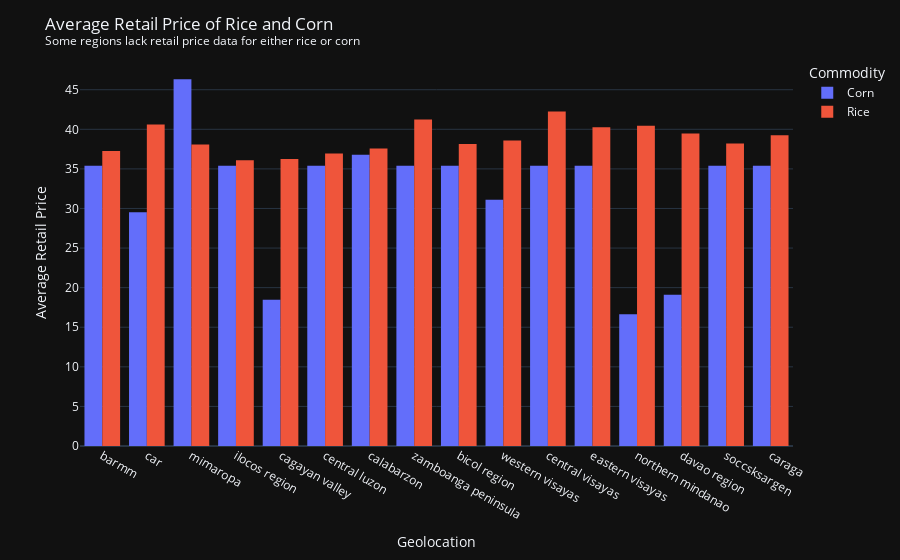

Notebook source saved alongside this figure:
### Markdown cell above
### Hypothesis Testing
The following hypotheses are tested at **0.05 level of signficance** (alpha=0.05):
- **H0.1:** There is no significant difference in the productivity of major food crops when grouped according to their crop type, geolocation, and/or market profile.
- **H0.2:** There is no significant relationship between market conditions and food crop production.

#### H0.1 Significant Difference Test using Two-sample t-Test
Tested significant difference between features of rice and corn when grouped according to geolocation.

### Code cell
# @title Hypotheses Testing H0.1 Significant Difference Test using Two-sample t-Test
from termcolor import cprint

def p_report(p: int) -> str|int:
    if p >= 0.001:
        return round(p, 3)
    else:
        return "<0.001"

# NOTE: pearson|kendall|spearman
grouped = df[["Commodity", "Geolocation", "Retail Price"]].copy()
imputer(grouped, 2)
grouped = grouped.groupby(["Commodity", "Geolocation"])["Retail Price"].mean()
grouped = pd.DataFrame(grouped).reset_index()
grouped = grouped[grouped.Geolocation != "philippines"]
grouped["Geolocation"] = grouped["Geolocation"].replace(region_long_to_short)

fig = px.histogram(grouped, x="Geolocation", y="Retail Price",
             color='Commodity', barmode='group')
fig.update_layout(template="plotly_dark", xaxis_title="Geolocation", yaxis_title = "Average Retail Price",
                  title="Average Retail Price of Rice and Corn<br><sup>Some regions lack retail price data for either rice or corn</sup>")
fig.update_traces(hovertemplate=("Geolocation: %{x}<br><b>Avg. retail price: %{y}</b><extra></extra>"))
fig.show()

fig_to_div(fig, "plots/annual-regional/ALL_bar_retail-loc_div.html")
fig_to_html(fig, "plots/annual-regional/ALL_bar_retail-loc.html")
fig_to_png(fig, "plots/annual-regional/ALL_bar_retail-loc.png")

# Agrimarket Indicators for Annual-Regional Data
# Is there a significant difference in commodity retail prices when grouped according to geolocation?
tdf = pd.concat([df.iloc[:, 0:6], df.iloc[:, 8:13]], axis=1).dropna()
tdf = tdf[tdf.Geolocation != "philippines"]
indicators = tdf.columns[3:]
cprint("Indicators tested are:", "blue")
print(*indicators, sep="\n")
alpha = 0.05

rice = tdf[tdf["Commodity"] == "Rice"]
corn = tdf[tdf["Commodity"] == "Corn"]
results = pd.DataFrame(columns=["Commodity A", "Commodity B", "Grouping", "Feature", "t-stat", "p-value", "SigDiff"])
for loc in tdf["Geolocation"].unique():
    tdf_ = tdf[tdf["Geolocation"] == loc]
    for var in tdf.columns[3:]:
        rice_var = rice[var]
        corn_var = corn[var]

        # Perform the t-test:
        t_stat, p_value = stats.ttest_ind(rice_var, corn_var)

        # Interpret the results:
        if p_value < alpha:
            cprint(f"There is a significant difference in the {var} of rice and corn when grouped according to geolocation.", "red")
            results.loc[len(results.index)] = ["Rice", "Corn", "Geolocation", var, round(t_stat,3), p_report(p_value), "Exists"]
        else:
            print(f"There is NO significant difference in the {var} of rice and corn when grouped according to geolocation.")
            results.loc[len(results.index)] = ["Rice", "Corn", "Geolocation", var, round(t_stat,3), p_report(p_value), "Does not exist"]
            
results.to_html("results/hypothesis1.html")
results

### Figure 1 — Plotly figure (JSON) as saved in the notebook; plotly's stock layout.template omitted (floating-point values rounded to 4 significant figures)
{"data": [{"alignmentgroup": "True", "bingroup": "x", "histfunc": "sum", "hovertemplate": "Geolocation: %{x}<br><b>Avg. retail price: %{y}</b><extra></extra>", "legendgroup": "Corn", "marker": {"color": "#636efa", "pattern": {"shape": ""}}, "name": "Corn", "offsetgroup": "Corn", "orientation": "v", "showlegend": true, "type": "histogram", "x": ["barmm", "car", "mimaropa", "ilocos region", "cagayan valley", "central luzon", "calabarzon", "zamboanga peninsula", "bicol region", "western visayas", "central visayas", "eastern visayas", "northern mindanao", "davao region", "soccsksargen", "caraga"], "xaxis": "x", "y": [35.39, 29.52, 46.32, 35.39, 18.47, 35.39, 36.77, 35.39, 35.39, 31.09, 35.39, 35.39, 16.65, 19.11, 35.39, 35.39], "yaxis": "y"}, {"alignmentgroup": "True", "bingroup": "x", "histfunc": "sum", "hovertemplate": "Geolocation: %{x}<br><b>Avg. retail price: %{y}</b><extra></extra>", "legendgroup": "Rice", "marker": {"color": "#EF553B", "pattern": {"shape": ""}}, "name": "Rice", "offsetgroup": "Rice", "orientation": "v", "showlegend": true, "type": "histogram", "x": ["barmm", "car", "mimaropa", "ilocos region", "cagayan valley", "central luzon", "calabarzon", "zamboanga peninsula", "bicol region", "western visayas", "central visayas", "eastern visayas", "northern mindanao", "davao region", "soccsksargen", "caraga"], "xaxis": "x", "y": [37.27, 40.6, 38.09, 36.09, 36.26, 36.95, 37.58, 41.25, 38.15, 38.58, 42.25, 40.26, 40.46, 39.45, 38.2, 39.26], "yaxis": "y"}], "layout": {"barmode": "group", "legend": {"title": {"text": "Commodity"}, "tracegroupgap": 0}, "margin": {"t": 60}, "title": {"text": "Average Retail Price of Rice and Corn<br><sup>Some regions lack retail price data for either rice or corn</sup>"}, "xaxis": {"anchor": "y", "domain": [0, 1], "title": {"text": "Geolocation"}}, "yaxis": {"anchor": "x", "domain": [0, 1], "title": {"text": "Average Retail Price"}}}}
